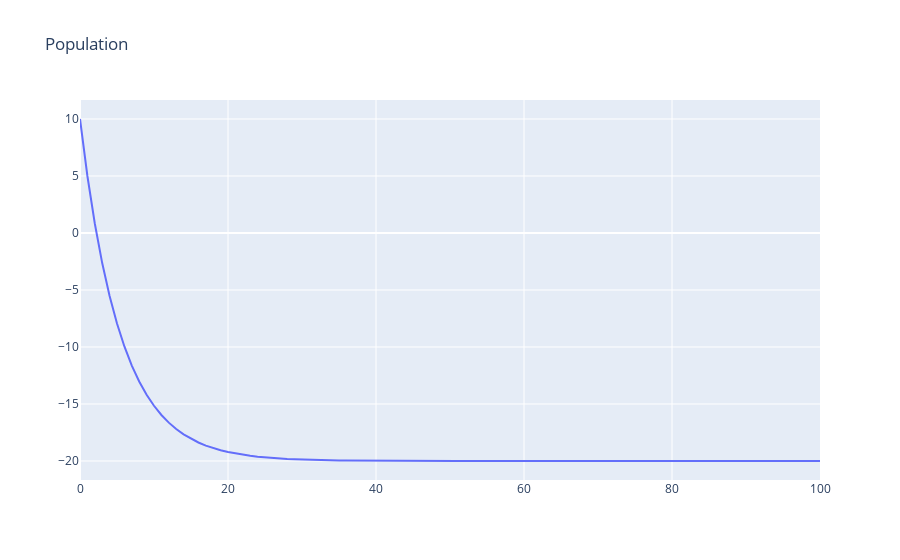

This figure's notebook cell:
### Code cell
plot(m.time, [P.value], "Population", [""])
